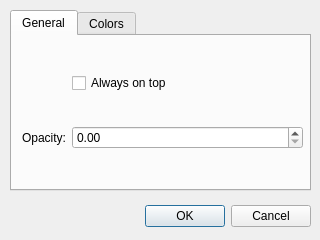
<?xml version="1.0" encoding="UTF-8"?>
<ui version="4.0">
 <class>DialogPrefs</class>
 <widget class="QDialog" name="DialogPrefs">
  <property name="geometry">
   <rect>
    <x>0</x>
    <y>0</y>
    <width>320</width>
    <height>240</height>
   </rect>
  </property>
  <widget class="QDialogButtonBox" name="buttonBox">
   <property name="geometry">
    <rect>
     <x>120</x>
     <y>200</y>
     <width>191</width>
     <height>32</height>
    </rect>
   </property>
   <property name="orientation">
    <enum>Qt::Horizontal</enum>
   </property>
   <property name="standardButtons">
    <set>QDialogButtonBox::Cancel|QDialogButtonBox::Ok</set>
   </property>
  </widget>
  <widget class="QTabWidget" name="tabWidget">
   <property name="geometry">
    <rect>
     <x>10</x>
     <y>10</y>
     <width>301</width>
     <height>181</height>
    </rect>
   </property>
   <property name="currentIndex">
    <number>0</number>
   </property>
   <widget class="QWidget" name="tabGeneral">
    <attribute name="title">
     <string>General</string>
    </attribute>
    <widget class="QWidget" name="gridLayoutWidget_2">
     <property name="geometry">
      <rect>
       <x>10</x>
       <y>10</y>
       <width>281</width>
       <height>131</height>
      </rect>
     </property>
     <layout class="QGridLayout" name="layGeneral">
      <item row="1" column="0">
       <widget class="QLabel" name="lblOpacity">
        <property name="text">
         <string>Opacity:</string>
        </property>
       </widget>
      </item>
      <item row="0" column="1">
       <widget class="QCheckBox" name="chkAlwaysOnTop">
        <property name="text">
         <string>Always on top</string>
        </property>
       </widget>
      </item>
      <item row="1" column="1">
       <widget class="QDoubleSpinBox" name="sbxOpacity">
        <property name="sizePolicy">
         <sizepolicy hsizetype="Expanding" vsizetype="Fixed">
          <horstretch>0</horstretch>
          <verstretch>0</verstretch>
         </sizepolicy>
        </property>
        <property name="maximum">
         <double>1.000000000000000</double>
        </property>
        <property name="singleStep">
         <double>0.050000000000000</double>
        </property>
       </widget>
      </item>
     </layout>
    </widget>
   </widget>
   <widget class="QWidget" name="tabColors">
    <attribute name="title">
     <string>Colors</string>
    </attribute>
    <widget class="QWidget" name="gridLayoutWidget">
     <property name="geometry">
      <rect>
       <x>10</x>
       <y>10</y>
       <width>281</width>
       <height>131</height>
      </rect>
     </property>
     <layout class="QGridLayout" name="layColors">
      <item row="0" column="0">
       <widget class="QPushButton" name="pbnBg">
        <property name="text">
         <string>Background</string>
        </property>
       </widget>
      </item>
      <item row="1" column="1">
       <widget class="QLabel" name="lblColorBd">
        <property name="text">
         <string/>
        </property>
       </widget>
      </item>
      <item row="0" column="1">
       <widget class="QLabel" name="lblColorBg">
        <property name="sizePolicy">
         <sizepolicy hsizetype="Expanding" vsizetype="Preferred">
          <horstretch>0</horstretch>
          <verstretch>0</verstretch>
         </sizepolicy>
        </property>
        <property name="text">
         <string/>
        </property>
       </widget>
      </item>
      <item row="2" column="1">
       <widget class="QLabel" name="lblColorFg">
        <property name="text">
         <string/>
        </property>
       </widget>
      </item>
      <item row="1" column="0">
       <widget class="QPushButton" name="pbnBd">
        <property name="text">
         <string>Border</string>
        </property>
       </widget>
      </item>
      <item row="2" column="0">
       <widget class="QPushButton" name="pbnFg">
        <property name="text">
         <string>Foreground</string>
        </property>
       </widget>
      </item>
     </layout>
    </widget>
   </widget>
  </widget>
 </widget>
 <resources/>
 <connections>
  <connection>
   <sender>buttonBox</sender>
   <signal>accepted()</signal>
   <receiver>DialogPrefs</receiver>
   <slot>accept()</slot>
   <hints>
    <hint type="sourcelabel">
     <x>248</x>
     <y>254</y>
    </hint>
    <hint type="destinationlabel">
     <x>157</x>
     <y>274</y>
    </hint>
   </hints>
  </connection>
  <connection>
   <sender>buttonBox</sender>
   <signal>rejected()</signal>
   <receiver>DialogPrefs</receiver>
   <slot>reject()</slot>
   <hints>
    <hint type="sourcelabel">
     <x>316</x>
     <y>260</y>
    </hint>
    <hint type="destinationlabel">
     <x>286</x>
     <y>274</y>
    </hint>
   </hints>
  </connection>
 </connections>
</ui>
